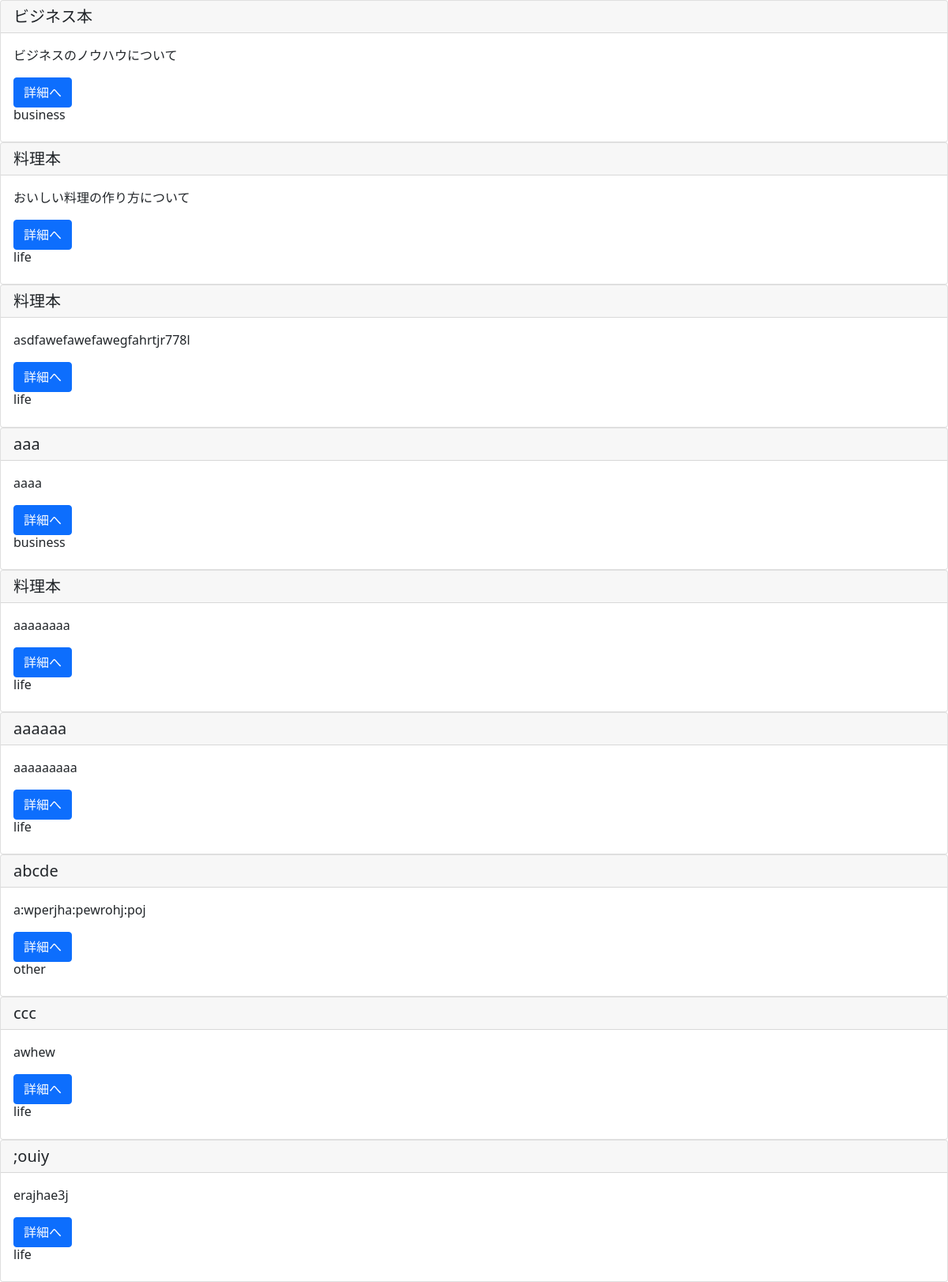
/book/, run on the app's committed database.
### book/models.py (models this page shows, shortened)
class Book(models.Model):
    title = models.CharField(max_length=100)
    text = models.TextField()
    category = models.CharField(choices=CATEGORY, max_length=100)

### book/views.py (the view)
# urls.py: path('book/', views.ListBookView.as_view(), name = 'list-book'), # name is used in reverse_lazy
class ListBookView(ListView):
    model = Book
    template_name = 'book/book_list.html'

### book/templates/book/book_list.html (shortened to what this page needs)
{% extends 'base.html' %}
{% block content %}
    {% for item in object_list %}
    <div class="card">
        <h5 class="card-header">{{ item.title }}</h5>
        <div class="card-body">
          <p class="card-text">{{ item.text }}</p>
          <a href="{% url 'detail-book' item.pk %}" class="btn btn-primary">詳細へ</a>
          <h6 class="card-title">{{ item.category }}</h6>
        </div>
    </div>
    {% endfor %}
{% endblock content %}

### templates/base.html (shortened to what this page needs)
<!doctype html>
<html lang="en">
  <head>
    <link href="https://cdn.jsdelivr.net/npm/bootstrap@5.0.2/dist/css/bootstrap.min.css" rel="stylesheet">
  </head>
  <body>
    {% block content %}{% endblock content %}
  </body>
</html>

### data on the page
Book: title "ビジネス本", text "ビジネスのノウハウについて", category "business"
Book: title "料理本", text "おいしい料理の作り方について", category "life"
Book: title "料理本", text "asdfawefawefawegfahrtjr778l", category "life"
Book: title "aaa", text "aaaa", category "business"
Book: title "料理本", text "aaaaaaaa", category "life"
Book: title "aaaaaa", text "aaaaaaaaa", category "life"
Book: title "abcde", text "a:wperjha:pewrohj:poj", category "other"
Book: title "ccc", text "awhew", category "life"
Book: title ";ouiy", text "erajhae3j", category "life"
